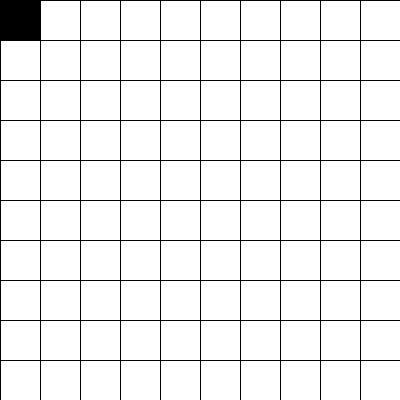
Frame 1 (no input)
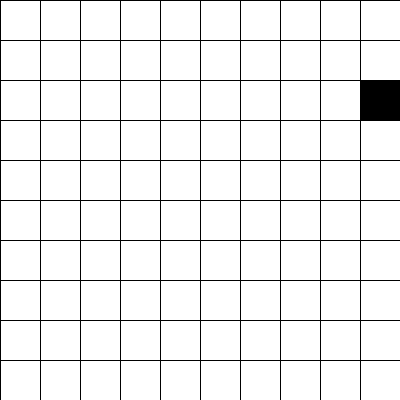
Frame 60 (the mouse pressed at the canvas centre just before this capture)
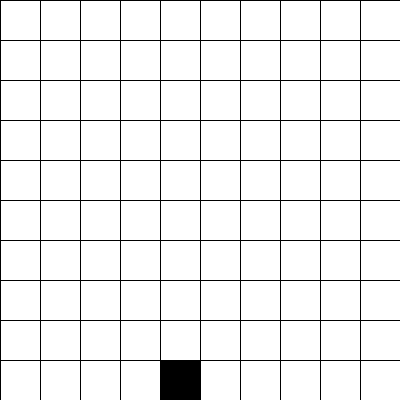
Frame 120 (the mouse held since frame 60 and released just before this capture)

The Processing sketch that drew these frames (run headless with seeded random() and noise(); from frame 60 on, the mouse is pressed at the canvas centre):

// Processing sketch: grilla_animacion_ciclo_interno
// ── grilla_animacion_ciclo_interno.pde
int cant = 10;
int cantPorBucle = cant;
int minPorBucle = 0;
boolean inicioBucle = false;
int tamX, tamY;
int posX = 0;
int posY = 0;

int dirX = 1;//1 Derecha - 0 Ninguna - -1 Izquierda
int dirY = 0;//1 Abajo - 0 Ninguna - -1 Arriba

void setup(){
  size(400, 400);
  tamX = width/cant;
  tamY = height/cant;
}

void draw(){
  background(200);
  for(int i=0; i<cant; i++){
    for(int j=0; j<cant; j++){
      if(posX == i && posY == j){
        fill(0);
      }else{
        fill(255);
      }
      rect(i*tamX, j*tamY, tamX, tamY);
    }
  }
  mover();
}

// ── funciones.pde
void mover() {
  if (frameCount%5 == 0) {
    if (deboMoverDerecha()) {
      moverDerecha();
    } else if (deboMoverIzquierda()) {
      moverIzquierda();
    } else if (deboMoverArriba()) {
      moverArriba();
    } else if (deboMoverAbajo()) {
      moverAbajo();
    }
    cambiarDireccion();
    cambiarBucle();
  }
}

void cambiarDireccion() {
  if (posX == cantPorBucle-1 && dirX == 1 && dirY == 0) {
    dirX = 0;
    dirY = 1;
  } else if (posY == cantPorBucle-1 && dirX == 0 && dirY == 1) {
    dirX = -1;
    dirY = 0;
  } else if (posX == minPorBucle && dirX == -1 && dirY == 0) {
    dirX = 0;
    dirY = -1;
  } else if (posY == minPorBucle && dirX == 0 && dirY == -1) {
    dirX = 1;
    dirY = 0;
    inicioBucle = true;
  }
}

void cambiarBucle() {
  if (inicioBucle){
    inicioBucle = false;
    minPorBucle = minPorBucle + 1;
    cantPorBucle = cantPorBucle - 1;
    posX++;
    posY++;
  }
}

// ── movimientos.pde

void moverDerecha() {
  posX++;
}

void moverIzquierda() {
  posX--;
}

void moverArriba() {
  posY--;
}

void moverAbajo() {
  posY++;
}

boolean deboMoverDerecha() {
  return posX < cantPorBucle-1 && posY == minPorBucle && dirX == 1 && dirY == 0;
}

boolean deboMoverIzquierda() {
  return posX > minPorBucle && posY == cantPorBucle-1 && dirX == -1 && dirY == 0;
}

boolean deboMoverArriba() {
  return posX == minPorBucle && posY > minPorBucle && dirX == 0 && dirY == -1;
}

boolean deboMoverAbajo() {
  return posX == cantPorBucle-1 && posY < cantPorBucle-1 && dirX == 0 && dirY == 1;
}
